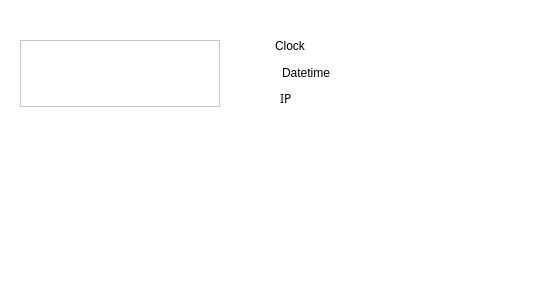
<?xml version="1.0" encoding="UTF-8"?>
<ui version="4.0">
 <class>ControlPresencial</class>
 <widget class="QMainWindow" name="ControlPresencial">
  <property name="geometry">
   <rect>
    <x>0</x>
    <y>0</y>
    <width>546</width>
    <height>305</height>
   </rect>
  </property>
  <property name="cursor">
   <cursorShape>BlankCursor</cursorShape>
  </property>
  <property name="windowTitle">
   <string>ControlPresencial</string>
  </property>
  <widget class="QWidget" name="centralWidget">
   <property name="styleSheet">
    <string notr="true">border-color: rgb(255, 255, 255);
background-color: rgb(255, 255, 255);</string>
   </property>
   <widget class="QFrame" name="frame">
    <property name="geometry">
     <rect>
      <x>20</x>
      <y>40</y>
      <width>200</width>
      <height>67</height>
     </rect>
    </property>
    <property name="autoFillBackground">
     <bool>false</bool>
    </property>
    <property name="styleSheet">
     <string notr="true">border-image: url(:/new/es-resources/Resources/Logo.gif);</string>
    </property>
    <property name="frameShape">
     <enum>QFrame::StyledPanel</enum>
    </property>
    <property name="frameShadow">
     <enum>QFrame::Raised</enum>
    </property>
   </widget>
   <widget class="QLabel" name="Digitalclock">
    <property name="geometry">
     <rect>
      <x>275</x>
      <y>20</y>
      <width>191</width>
      <height>51</height>
     </rect>
    </property>
    <property name="styleSheet">
     <string notr="true">font: 75 19pt &quot;Sans Serif&quot;;</string>
    </property>
    <property name="text">
     <string>Clock</string>
    </property>
   </widget> 
   <widget class="QLabel" name="DateTime">
    <property name="geometry">
     <rect>
      <x>282</x>
      <y>65</y>
      <width>171</width>
      <height>16</height>
     </rect>
    </property>
    <property name="styleSheet">
     <string notr="true">font: 75 13pt &quot;Sans Serif&quot;;</string>
    </property>
    <property name="text">
     <string>Datetime</string>
    </property>
   </widget> 
   <widget class="QLabel" name="LabelDispositivo"><!--
    <property name="geometry">
     <rect>
      <x>280</x>
      <y>110</y>
      <width>121</width>
      <height>31</height>
     </rect>
    </property>
    <property name="font">
     <font>
      <family>Sans Serif</family>
      <pointsize>10</pointsize>
      <weight>9</weight>
      <italic>false</italic>
      <bold>false</bold>
     </font>
    </property>
    <property name="styleSheet">
     <string notr="true">font: 75 10pt &quot;Sans Serif&quot;;</string>
    </property>
    <property name="text">
     <string>Dispositivo</string>
    </property>-->
   </widget>
   <widget class="QLabel" name="LabelEdificio"><!--
    <property name="geometry">
     <rect>
      <x>20</x>
      <y>100</y>
      <width>301</width>
      <height>61</height>
     </rect>
    </property>
    <property name="styleSheet">
     <string notr="true">font: 75 11pt &quot;Sans Serif&quot;;</string>
    </property>
    <property name="text">
     <string>Edificio</string>
    </property>
    <property name="alignment">
     <set>Qt::AlignCenter</set>
    </property>
    <property name="wordWrap">
     <bool>true</bool>
    </property>-->
   </widget>
   <widget class="QLabel" name="LabelError">
    <property name="geometry">
     <rect>
      <x>20</x>
      <y>150</y>
      <width>321</width>
      <height>71</height>
     </rect>
    </property>
    <property name="text">
     <string/>
    </property>
    <property name="wordWrap">
     <bool>true</bool>
    </property>
   </widget>
   <widget class="QLabel" name="LabelIP">
    <property name="geometry">
     <rect>
      <x>280</x>
      <y>90</y>
      <width>161</width>
      <height>16</height>
     </rect>
    </property>
    <property name="font">
     <font>
      <family>Sans Serif</family>
      <pointsize>9</pointsize>
      <weight>9</weight>
      <italic>false</italic>
      <bold>false</bold>
     </font>
    </property>
    <property name="styleSheet">
     <string notr="true">font: 75 9pt &quot;Sans Serif&quot;;</string>
    </property>
    <property name="text">
     <string>IP</string>
    </property>
   </widget> 
  </widget>
 </widget>
 <layoutdefault spacing="6" margin="11"/>
 <resources/>
 <connections/>
</ui>
